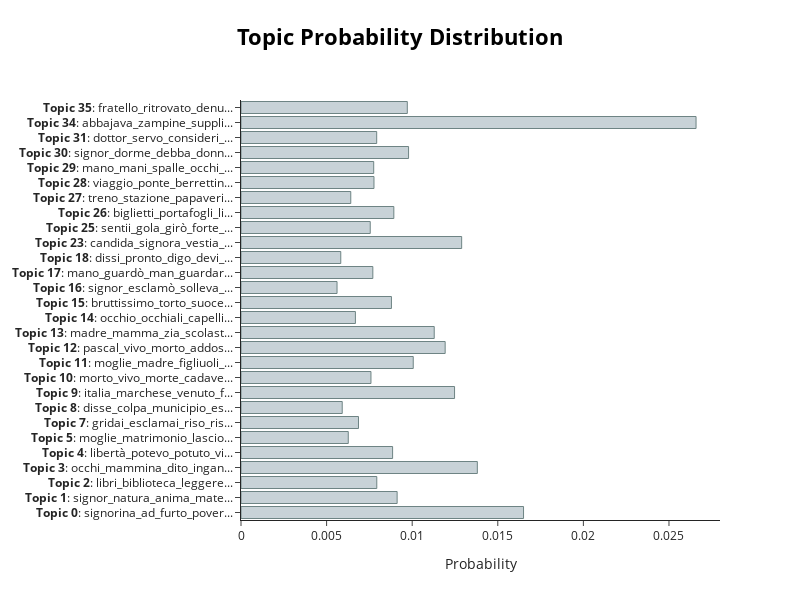

Notebook cell for this chart:
### Code cell
topic_model.visualize_distribution(probs[200], min_probability=0.0055)

### Figure 1 — Plotly figure (JSON) as saved in the notebook; plotly's stock layout.template omitted (floating-point values rounded to 4 significant figures)
{"data": [{"marker": {"color": "#C8D2D7", "line": {"color": "#6E8484", "width": 1}}, "orientation": "h", "type": "bar", "x": [0.0165, 0.00912, 0.007932, 0.01381, 0.008856, 0.006266, 0.006863, 0.005913, 0.01248, 0.007591, 0.01006, 0.01193, 0.01129, 0.006683, 0.008788, 0.00561, 0.007701, 0.005828, 0.01289, 0.007549, 0.008928, 0.006413, 0.007768, 0.007752, 0.009789, 0.007927, 0.02658, 0.009715], "y": ["<b>Topic 0</b>: signorina_ad_furto_pover...", "<b>Topic 1</b>: signor_natura_anima_mate...", "<b>Topic 2</b>: libri_biblioteca_leggere...", "<b>Topic 3</b>: occhi_mammina_dito_ingan...", "<b>Topic 4</b>: libertà_potevo_potuto_vi...", "<b>Topic 5</b>: moglie_matrimonio_lascio...", "<b>Topic 7</b>: gridai_esclamai_riso_ris...", "<b>Topic 8</b>: disse_colpa_municipio_es...", "<b>Topic 9</b>: italia_marchese_venuto_f...", "<b>Topic 10</b>: morto_vivo_morte_cadave...", "<b>Topic 11</b>: moglie_madre_figliuoli_...", "<b>Topic 12</b>: pascal_vivo_morto_addos...", "<b>Topic 13</b>: madre_mamma_zia_scolast...", "<b>Topic 14</b>: occhio_occhiali_capelli...", "<b>Topic 15</b>: bruttissimo_torto_suoce...", "<b>Topic 16</b>: signor_esclamò_solleva_...", "<b>Topic 17</b>: mano_guardò_man_guardar...", "<b>Topic 18</b>: dissi_pronto_digo_devi_...", "<b>Topic 23</b>: candida_signora_vestia_...", "<b>Topic 25</b>: sentii_gola_girò_forte_...", "<b>Topic 26</b>: biglietti_portafogli_li...", "<b>Topic 27</b>: treno_stazione_papaveri...", "<b>Topic 28</b>: viaggio_ponte_berrettin...", "<b>Topic 29</b>: mano_mani_spalle_occhi_...", "<b>Topic 30</b>: signor_dorme_debba_donn...", "<b>Topic 31</b>: dottor_servo_consideri_...", "<b>Topic 34</b>: abbajava_zampine_suppli...", "<b>Topic 35</b>: fratello_ritrovato_denu..."]}], "layout": {"height": 600, "hoverlabel": {"bgcolor": "white", "font": {"family": "Rockwell", "size": 16}}, "title": {"font": {"color": "Black", "size": 22}, "text": "<b>Topic Probability Distribution", "x": 0.5, "xanchor": "center", "y": 0.95, "yanchor": "top"}, "width": 800, "xaxis": {"title": {"text": "Probability"}}}}
